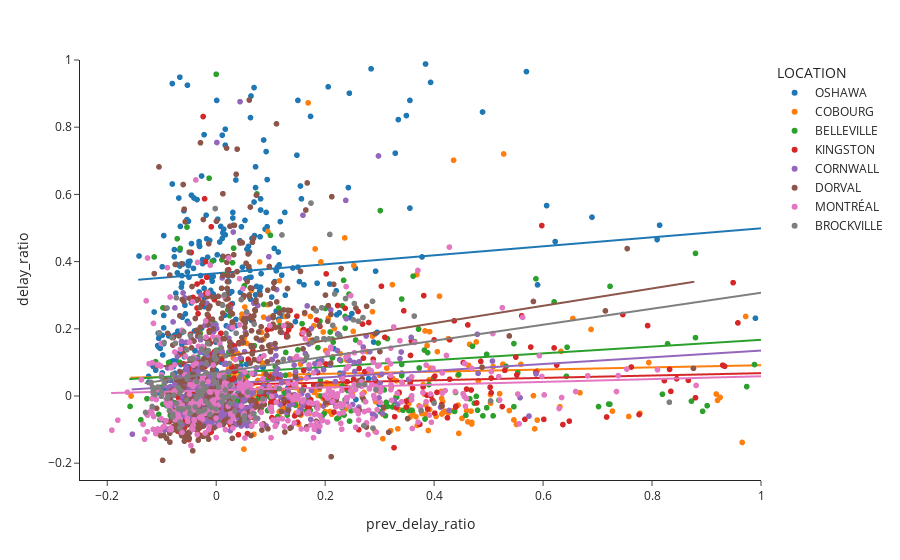

The notebook cell saved with this chart:
### Code cell
df = via_inter_legs_clean


fig = px.scatter(df, x="prev_delay_ratio", y="delay_ratio", range_x=[-0.25, 1], range_y=[-0.25, 1], trendline="ols", color="LOCATION")
fig.show()

### Figure 1 — Plotly figure (JSON) as saved in the notebook; plotly's stock layout.template omitted (floating-point values rounded to 4 significant figures; data arrays with more than 128 entries replaced by an {"elided": "..."} marker saying what was removed)
{"data": [{"hovertemplate": "LOCATION=OSHAWA<br>prev_delay_ratio=%{x}<br>delay_ratio=%{y}<extra></extra>", "legendgroup": "OSHAWA", "marker": {"color": "#1F77B4", "symbol": "circle"}, "mode": "markers", "name": "OSHAWA", "showlegend": true, "type": "scattergl", "x": {"elided": "337 float values"}, "xaxis": "x", "y": {"elided": "337 float values"}, "yaxis": "y"}, {"hovertemplate": "<b>OLS trendline</b><br>delay_ratio = 0.133911 * prev_delay_ratio + 0.365167<br>R<sup>2</sup>=0.023036<br><br>LOCATION=OSHAWA<br>prev_delay_ratio=%{x}<br>delay_ratio=%{y} <b>(trend)</b><extra></extra>", "legendgroup": "OSHAWA", "marker": {"color": "#1F77B4", "symbol": "circle"}, "mode": "lines", "name": "OSHAWA", "showlegend": false, "type": "scattergl", "x": {"elided": "337 float values"}, "xaxis": "x", "y": {"elided": "337 float values"}, "yaxis": "y"}, {"hovertemplate": "LOCATION=COBOURG<br>prev_delay_ratio=%{x}<br>delay_ratio=%{y}<extra></extra>", "legendgroup": "COBOURG", "marker": {"color": "#FF7F0E", "symbol": "circle"}, "mode": "markers", "name": "COBOURG", "showlegend": true, "type": "scattergl", "x": {"elided": "278 float values"}, "xaxis": "x", "y": {"elided": "278 float values"}, "yaxis": "y"}, {"hovertemplate": "<b>OLS trendline</b><br>delay_ratio = 0.0318754 * prev_delay_ratio + 0.059672<br>R<sup>2</sup>=0.001977<br><br>LOCATION=COBOURG<br>prev_delay_ratio=%{x}<br>delay_ratio=%{y} <b>(trend)</b><extra></extra>", "legendgroup": "COBOURG", "marker": {"color": "#FF7F0E", "symbol": "circle"}, "mode": "lines", "name": "COBOURG", "showlegend": false, "type": "scattergl", "x": {"elided": "278 float values"}, "xaxis": "x", "y": {"elided": "278 float values"}, "yaxis": "y"}, {"hovertemplate": "LOCATION=BELLEVILLE<br>prev_delay_ratio=%{x}<br>delay_ratio=%{y}<extra></extra>", "legendgroup": "BELLEVILLE", "marker": {"color": "#2CA02C", "symbol": "circle"}, "mode": "markers", "name": "BELLEVILLE", "showlegend": true, "type": "scattergl", "x": {"elided": "350 float values"}, "xaxis": "x", "y": {"elided": "350 float values"}, "yaxis": "y"}, {"hovertemplate": "<b>OLS trendline</b><br>delay_ratio = 0.100806 * prev_delay_ratio + 0.0663845<br>R<sup>2</sup>=0.007710<br><br>LOCATION=BELLEVILLE<br>prev_delay_ratio=%{x}<br>delay_ratio=%{y} <b>(trend)</b><extra></extra>", "legendgroup": "BELLEVILLE", "marker": {"color": "#2CA02C", "symbol": "circle"}, "mode": "lines", "name": "BELLEVILLE", "showlegend": false, "type": "scattergl", "x": {"elided": "350 float values"}, "xaxis": "x", "y": {"elided": "350 float values"}, "yaxis": "y"}, {"hovertemplate": "LOCATION=KINGSTON<br>prev_delay_ratio=%{x}<br>delay_ratio=%{y}<extra></extra>", "legendgroup": "KINGSTON", "marker": {"color": "#D62728", "symbol": "circle"}, "mode": "markers", "name": "KINGSTON", "showlegend": true, "type": "scattergl", "x": {"elided": "413 float values"}, "xaxis": "x", "y": {"elided": "413 float values"}, "yaxis": "y"}, {"hovertemplate": "<b>OLS trendline</b><br>delay_ratio = 0.0351031 * prev_delay_ratio + 0.0328548<br>R<sup>2</sup>=0.008936<br><br>LOCATION=KINGSTON<br>prev_delay_ratio=%{x}<br>delay_ratio=%{y} <b>(trend)</b><extra></extra>", "legendgroup": "KINGSTON", "marker": {"color": "#D62728", "symbol": "circle"}, "mode": "lines", "name": "KINGSTON", "showlegend": false, "type": "scattergl", "x": {"elided": "413 float values"}, "xaxis": "x", "y": {"elided": "413 float values"}, "yaxis": "y"}, {"hovertemplate": "LOCATION=CORNWALL<br>prev_delay_ratio=%{x}<br>delay_ratio=%{y}<extra></extra>", "legendgroup": "CORNWALL", "marker": {"color": "#9467BD", "symbol": "circle"}, "mode": "markers", "name": "CORNWALL", "showlegend": true, "type": "scattergl", "x": {"elided": "410 float values"}, "xaxis": "x", "y": {"elided": "410 float values"}, "yaxis": "y"}, {"hovertemplate": "<b>OLS trendline</b><br>delay_ratio = 0.100148 * prev_delay_ratio + 0.0350687<br>R<sup>2</sup>=0.013726<br><br>LOCATION=CORNWALL<br>prev_delay_ratio=%{x}<br>delay_ratio=%{y} <b>(trend)</b><extra></extra>", "legendgroup": "CORNWALL", "marker": {"color": "#9467BD", "symbol": "circle"}, "mode": "lines", "name": "CORNWALL", "showlegend": false, "type": "scattergl", "x": {"elided": "410 float values"}, "xaxis": "x", "y": {"elided": "410 float values"}, "yaxis": "y"}, {"hovertemplate": "LOCATION=DORVAL<br>prev_delay_ratio=%{x}<br>delay_ratio=%{y}<extra></extra>", "legendgroup": "DORVAL", "marker": {"color": "#8C564B", "symbol": "circle"}, "mode": "markers", "name": "DORVAL", "showlegend": true, "type": "scattergl", "x": {"elided": "403 float values"}, "xaxis": "x", "y": {"elided": "403 float values"}, "yaxis": "y"}, {"hovertemplate": "<b>OLS trendline</b><br>delay_ratio = 0.258091 * prev_delay_ratio + 0.113587<br>R<sup>2</sup>=0.023274<br><br>LOCATION=DORVAL<br>prev_delay_ratio=%{x}<br>delay_ratio=%{y} <b>(trend)</b><extra></extra>", "legendgroup": "DORVAL", "marker": {"color": "#8C564B", "symbol": "circle"}, "mode": "lines", "name": "DORVAL", "showlegend": false, "type": "scattergl", "x": {"elided": "403 float values"}, "xaxis": "x", "y": {"elided": "403 float values"}, "yaxis": "y"}, {"hovertemplate": "LOCATION=MONTRÉAL<br>prev_delay_ratio=%{x}<br>delay_ratio=%{y}<extra></extra>", "legendgroup": "MONTRÉAL", "marker": {"color": "#E377C2", "symbol": "circle"}, "mode": "markers", "name": "MONTRÉAL", "showlegend": true, "type": "scattergl", "x": {"elided": "397 float values"}, "xaxis": "x", "y": {"elided": "397 float values"}, "yaxis": "y"}, {"hovertemplate": "<b>OLS trendline</b><br>delay_ratio = 0.0417392 * prev_delay_ratio + 0.0169388<br>R<sup>2</sup>=0.005950<br><br>LOCATION=MONTRÉAL<br>prev_delay_ratio=%{x}<br>delay_ratio=%{y} <b>(trend)</b><extra></extra>", "legendgroup": "MONTRÉAL", "marker": {"color": "#E377C2", "symbol": "circle"}, "mode": "lines", "name": "MONTRÉAL", "showlegend": false, "type": "scattergl", "x": {"elided": "397 float values"}, "xaxis": "x", "y": {"elided": "397 float values"}, "yaxis": "y"}, {"hovertemplate": "LOCATION=BROCKVILLE<br>prev_delay_ratio=%{x}<br>delay_ratio=%{y}<extra></extra>", "legendgroup": "BROCKVILLE", "marker": {"color": "#7F7F7F", "symbol": "circle"}, "mode": "markers", "name": "BROCKVILLE", "showlegend": true, "type": "scattergl", "x": {"elided": "144 float values"}, "xaxis": "x", "y": {"elided": "144 float values"}, "yaxis": "y"}, {"hovertemplate": "<b>OLS trendline</b><br>delay_ratio = 0.237917 * prev_delay_ratio + 0.0693622<br>R<sup>2</sup>=0.093162<br><br>LOCATION=BROCKVILLE<br>prev_delay_ratio=%{x}<br>delay_ratio=%{y} <b>(trend)</b><extra></extra>", "legendgroup": "BROCKVILLE", "marker": {"color": "#7F7F7F", "symbol": "circle"}, "mode": "lines", "name": "BROCKVILLE", "showlegend": false, "type": "scattergl", "x": {"elided": "144 float values"}, "xaxis": "x", "y": {"elided": "144 float values"}, "yaxis": "y"}], "layout": {"legend": {"title": {"text": "LOCATION"}, "tracegroupgap": 0}, "margin": {"t": 60}, "xaxis": {"anchor": "y", "domain": [0, 1], "range": [-0.25, 1], "title": {"text": "prev_delay_ratio"}}, "yaxis": {"anchor": "x", "domain": [0, 1], "range": [-0.25, 1], "title": {"text": "delay_ratio"}}}}
